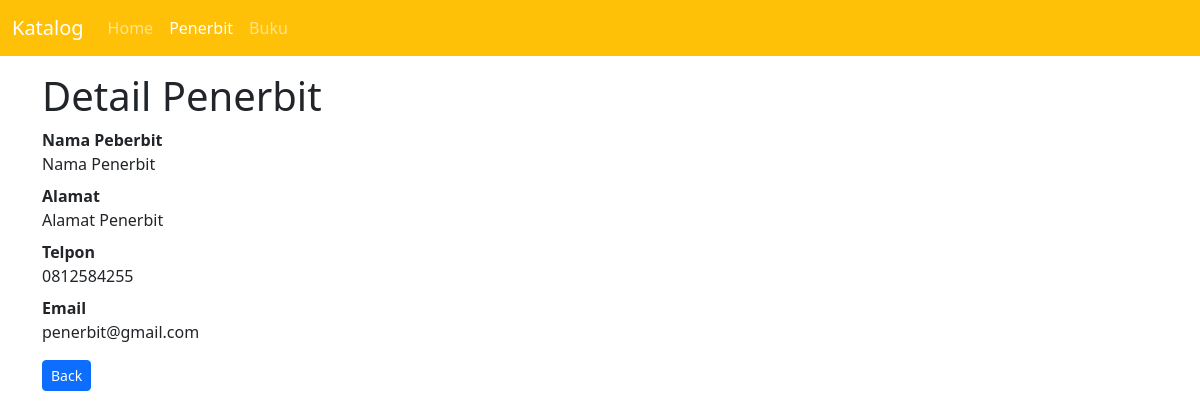
/penerbit/detail/1, run on the app's committed database.
### tables this page shows
CREATE TABLE `tbl_penerbit` (
  `id` int(11) NOT NULL,
  `nama` varchar(255) NOT NULL,
  `alamat` varchar(255) NOT NULL,
  `telpon` varchar(25) DEFAULT NULL,
  `email` varchar(50) DEFAULT NULL
);

### application/controllers/Base_Controller.php (called while the page is built, shortened)
<?php
abstract class Base_Controller extends CI_Controller {
    protected $context = null;
    public function __construct(){
        $this->load->model("{$this->context}_model",$this->context);
    }
    function detail(){
        $id = $this->uri->segment(3);
        $data = $this->{$this->context}->find_by_id($id);
        $this->load->view("{$this->context}/detail",$data);
    }
}

### index.php (called while the page is built, shortened)
<?php
require_once BASEPATH.'core/CodeIgniter.php';

### application/models/Base_model.php (called while the page is built, shortened)
<?php
class Base_model extends CI_Model{
    protected $table = null;
    public function find_by_id($id){
        return $this->db->get_where($this->table,['id' => $id])->row_array();
    }
}

### application/views/penerbit/detail.php (the view)
<?php
    include APPPATH . 'views/fragment/header.php';
    include APPPATH . 'views/fragment/menu.php' ;
?>
<h1>Detail Penerbit</h1>
<dl>
  <dt>Nama Peberbit</dt>
  <dd><?= $nama ?></dd>
  <dt>Alamat</dt>
  <dd><?= $alamat ?></dd>
  <dt>Telpon</dt>
  <dd><?= $telpon ?></dd>
  <dt>Email</dt>
  <dd><?= $email ?></dd>
</dl>
<a class="btn btn-primary btn-sm"  href='#' onclick="history.back()">Back</a>

### data on the page
tbl_penerbit: nama "Nama Penerbit", alamat "Alamat Penerbit", telpon "0812584255", email "penerbit@gmail.com"
